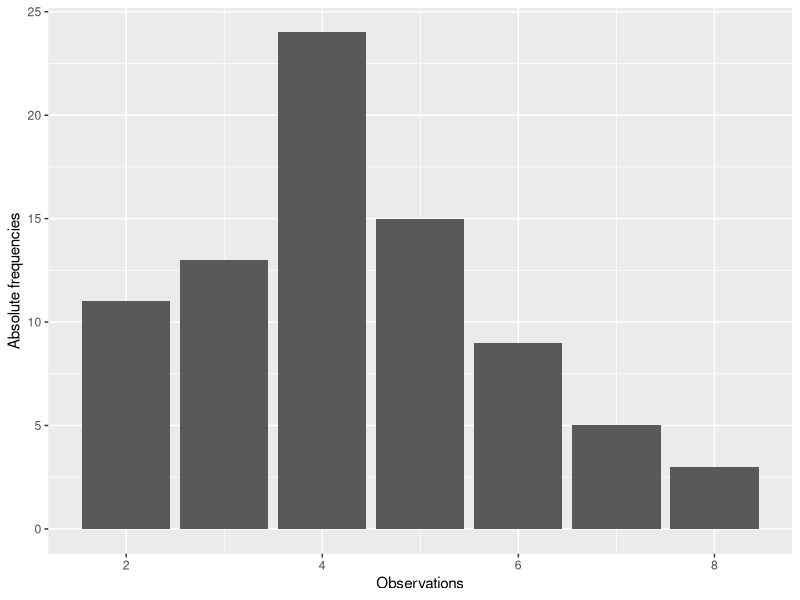
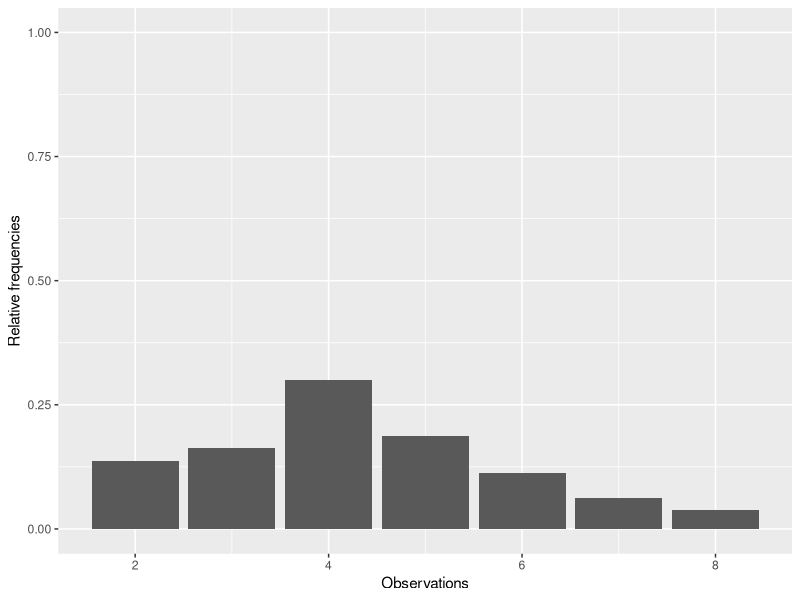

Recreate these plots in R, in order.
d <- read.csv("frequencies_data.csv", header = FALSE)

library(ggplot2)
svg("frequencies_barplot_absolute.svg")
	print(ggplot(data = d, aes(V1)) +
	      geom_bar() +
	      labs(x = "Observations", y = "Absolute frequencies"))
dev.off()
svg("frequencies_barplot_relative.svg")
	print(ggplot(data = d, aes(V1, y = after_stat(count) /
	                               sum(after_stat(count)))) +
	      geom_bar() +
	      ylim(0, 1) +
	      labs(x = "Observations", y = "Relative frequencies"))
dev.off()

d <- as.vector(d)
d <- d$V1

T <- round(rbind(AbsoluteFrequency = table(d),
                 RelativeFrequency = table(d) / length(d),
                 CumulativeAbsoluteFrequency = cumsum(table(d)),
                 CumulativeRelativeFrequency = cumsum(table(d)) / length(d)),
           digits = 3)

T <- as.data.frame(T)
T <- t(T)
write.table(T, "frequencies_result.csv", sep = ',', col.names = FALSE)
